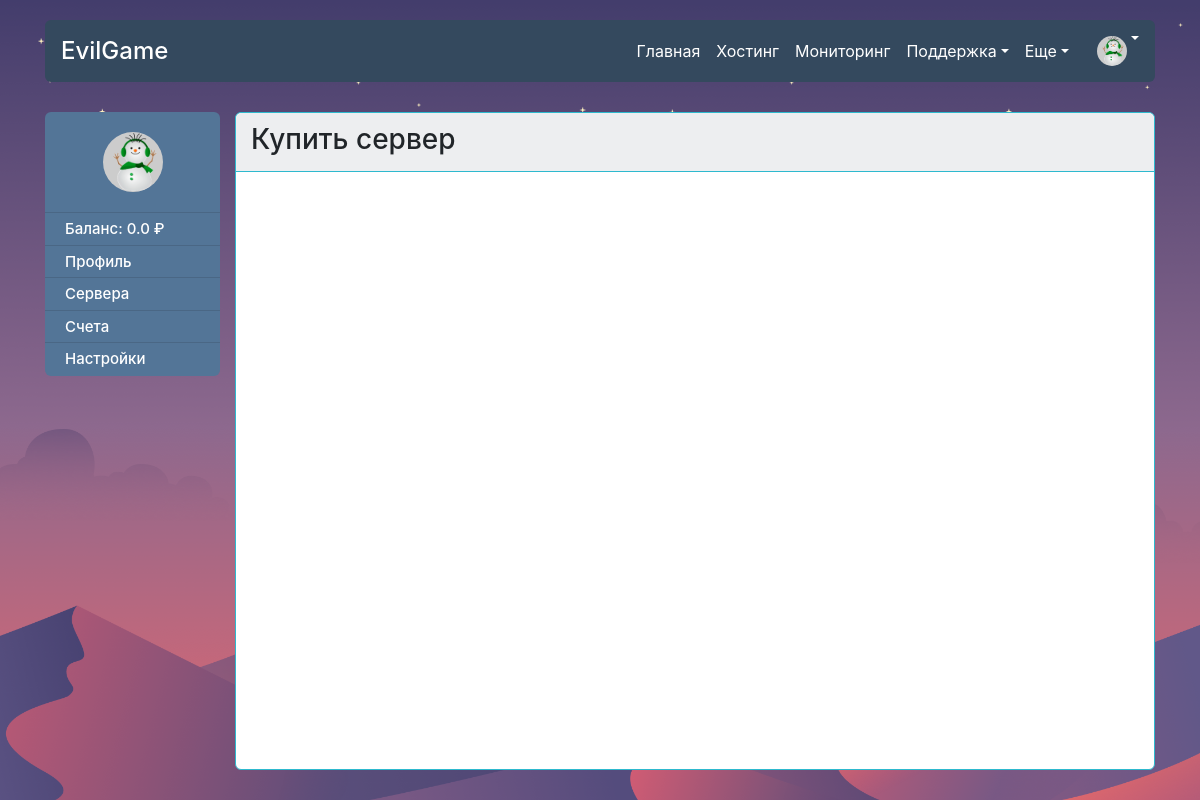
Page /panel/serversforsale/ (signed in) on the earlier database version.
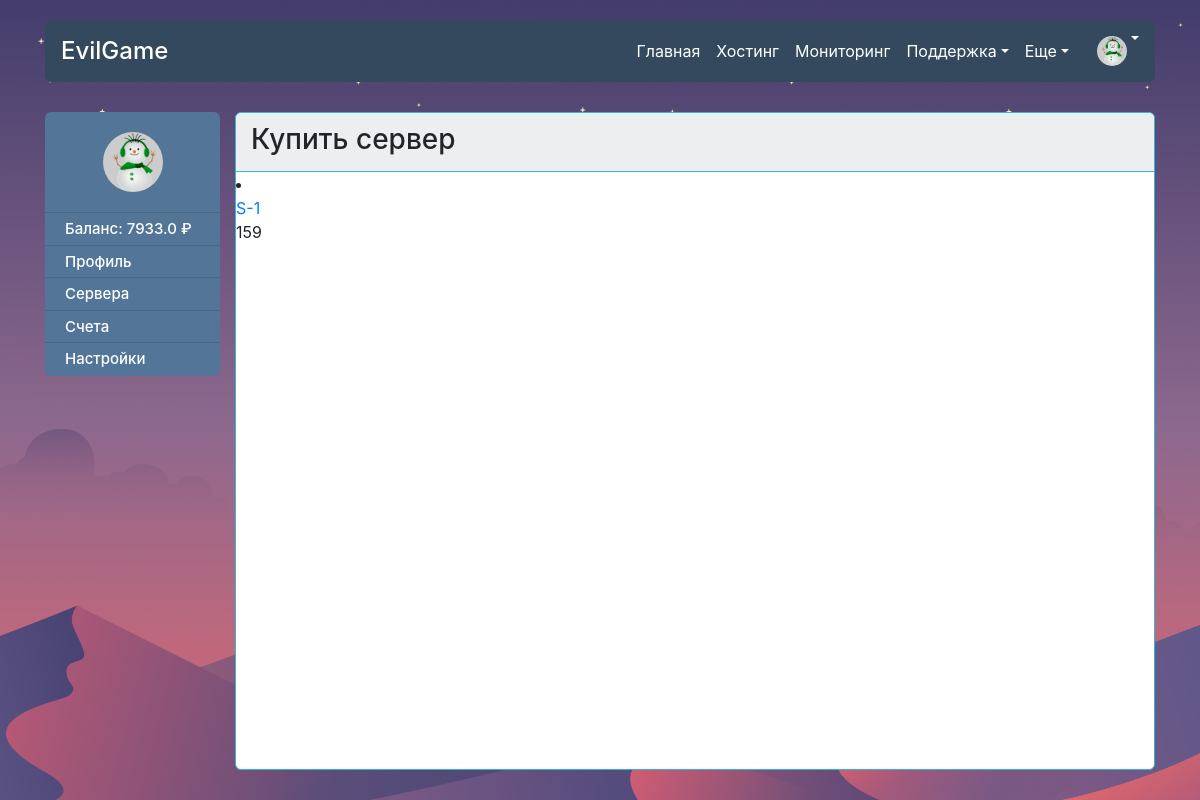
Same page on the later database version.
### main/models.py (models this page shows, shortened)
class User(AbstractBaseUser):
    objects = MyUserManager()
    username = models.CharField(verbose_name='username', max_length=20, unique=True)
    first_name = models.CharField(verbose_name='first name', max_length=25)
    last_name = models.CharField(verbose_name='last name', max_length=25)
    email = models.EmailField(
        verbose_name='email address',
        max_length=255,
        unique=True
    )
    date_joined = models.DateTimeField(verbose_name='date joined', default=timezone.now)
    is_active = models.BooleanField(default=False)
    is_admin = models.BooleanField(default=False)
    money = models.FloatField(verbose_name='money of user', default=0)
    activation_code = models.CharField(max_length=20, default=objects.make_random_password(length=20))
    password_recovery_code = models.CharField(max_length=20, default='None')
    show_tips = models.BooleanField(default=True)
    photo = models.ImageField(upload_to='main/media/profile_photo/',
                              default='main/media/profile_photo/default.png')
    USERNAME_FIELD = 'username'
    REQUIRED_FIELDS = ['first_name', 'last_name', 'email']

class Server_template(models.Model):
    price = models.IntegerField()
    name = models.CharField(max_length=60)
    processor = models.CharField(max_length=60)
    ram = models.CharField(max_length=60)
    disk = models.CharField(max_length=60)

### main/views.py (the view)
# urls.py: url(r'panel/serversforsale/$', views.servers_for_sale, name='servers_for_sale'),
@login_required
def servers_for_sale(request):
    servers = Server_template.objects.all()
    context = {
        'servers': servers,
    }
    return render(request, 'servers_for_sale.html', context)

### main/auth_backend.py (called while the page is built)
    def get_user(self, user_id):
        try:
            return User.objects.get(pk=user_id)
        except User.DoesNotExist:
            return None

### templates/servers_for_sale.html (shortened to what this page needs)
{% extends "panel.html" %}
{% load static %}
{% block panel-header%}
<h3>Купить сервер</h3>
{% endblock %}
{% block panel-body %}
<div class="row">
    {% for server in servers %}
    <li>
    <ul>
        <li><a href="{% url "buy_server" server.id %}" >{{ server.name }}</a></li>
    <li>{{ server.price }}</li>
    </ul>
    </li>
{% endfor %}
</div>
{% endblock %}

### templates/panel.html (shortened to what this page needs)
{% load static %}
<!DOCTYPE html>
  <html>
    <head>
      {% include "other/links.html" %}
    </head>
    <body>
      <div class="wrapper">
        <div id="header1" class="header">
          {% include "other/header.html" %}
          <div class="panel-wrapper">
            <div class="container">
              <div class="row">
                <div class="col-md-2 panel-nav-p-fixer">
                  <div class="btn-group-vertical side-nav" role="group" aria-label="Vertical button group" style="width: 100%;">
                    <div class="ava" style="width: 100%; background: #537597">
                      <div class="user-photo">
                        <img src="{{ user.photo.url }}" alt="">
                      </div>
                      <br>
                    </div>
                    <button onclick="window.location.href='{% url "profile" %}'" type="button" class="btn btn-secondary">Баланс: {{user.money}} ₽</button>
                    <button onclick="window.location.href='{% url "profile" %}'" type="button" class="btn btn-secondary">Профиль</button>
                    <button onclick="window.location.href='{% url "servers" %}'" type="button" class="btn btn-secondary">Сервера</button>
                    <button onclick="window.location.href='{% url "servers" %}'" type="button" class="btn btn-secondary">Счета</button>
                    <button onclick="window.location.href='{% url "login" %}'" type="button" class="btn btn-secondary" style="border-radius: 0px 0px 6px 6px;-moz-border-radius: 0px 0px 6px 6px;-webkit-border-radius: 0px 0px 6px 6px;">Настройки</button>
                  </div>
                </div>
                <div class="col-md-10">
                  <div class="card tbp-card panel-card">
                    <div class="card-header panel-card-header nav">
                        {% block panel-header %}
                        {% endblock %}
                    </div>
                    <div class="card-body panel-card-body">
                      <div class="container">
                        {% block panel-body %}
                        {% endblock %}
                      </div>
                    </div>
                  </div>
                </div>
              </div>
            </div>
          </div>
        </div>
      </div>
    </body>
  </html>

Differences in the rows shown:
changed User: money "0.0" → "7933.0"
added Server_template: name "S-1", price "159"
